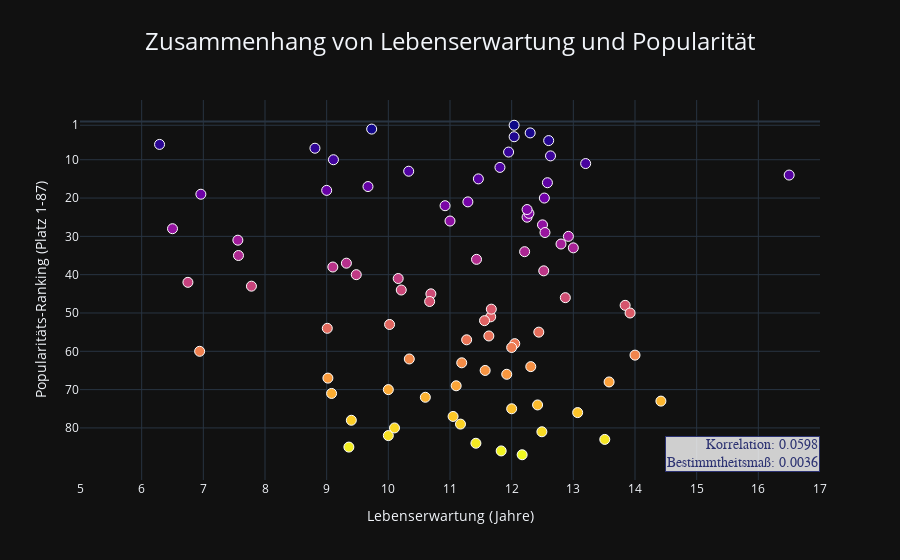

The code cell stored with this chart in its notebook:
### Code cell
fig = px.scatter(
    data,
    x='LONGEVITY(YEARS)',
    y='popularity ranking',
    hover_name='Breed_de',
    labels={"LONGEVITY(YEARS)": "Lebenserwartung (Jahre)", "popularity ranking": "Popularitäts-Ranking (Platz 1-87)"},
    title='Zusammenhang von Lebenserwartung und Popularität',
    color='popularity ranking',
    template="plotly_dark",
)

fig.update_layout(
    title_x=0.5,
    title_xanchor='center',
    title_font_size=24 
)

# Weiße Umrandung um die Marker
fig.update_traces(
    marker=dict(
        size = 10,
        line=dict(
            width=1, 
            color= 'white'
        )
    )
)


fig.update_xaxes(
    tickmode="linear",
    dtick=1,
    range=[int(data["LONGEVITY(YEARS)"].min()) - 1, int(data["LONGEVITY(YEARS)"].max()) + 1],
)

fig.update_yaxes(
    autorange='reversed',
    tickmode='array',
    dtick=10,
    tickvals=[1, 10, 20, 30, 40, 50, 60, 70, 80]
)

fig.update_coloraxes(showscale=False)

fig.add_annotation(
    text=f"Korrelation: {correlation:.4f}<br>Bestimmtheitsmaß: {bestimmtheit:.4f}",
    x=1.0,  # Position relativ zur Plot-Breite (0-1)
    y=0.02,  # Position relativ zur Plot-Höhe (0-1)
    xref="paper",
    yref="paper",
    showarrow=False,
    font=dict(
        family="Trebuchet MS",
        size=14,
        color="#2c3272"
    ),
    bgcolor="rgba(255,255,255,0.8)",  # Halbtransparenter weißer Hintergrund
    bordercolor="#2c3272",
    borderwidth=1,
    align="right",
    xanchor="right",  # Textbox wird rechts verankert
    yanchor="bottom"  # Textbox wird unten verankert
)

fig.show()

#fig.write_html('age_ranking.html')

### Figure 1 — Plotly figure (JSON) as saved in the notebook; plotly's stock layout.template omitted (floating-point values rounded to 4 significant figures)
{"data": [{"hovertemplate": "<b>%{hovertext}</b><br><br>Lebenserwartung (Jahre)=%{x}<br>Popularitäts-Ranking (Platz 1-87)=%{marker.color}<extra></extra>", "hovertext": ["Border Terrier", "Cairn Terrier", "Sibirischer Husky", "Walisischer Springer Spaniel", "Englischer Cocker Spaniel", "Cocker Spaniel", "Lhasa Apso", "Englischer Springer Spaniel", "Shetland Sheepdog", "West Highland White Terrier", "Epagneul Breton", "Deutsch Kurzhaar", "Pointer", "Tibetspaniel", "Labrador Retriever", "Bichon Frisé", "Irischer Setter", "Samojede", "Shih Tzu", "Golden Retriever", "Chesapeake Bay Retriever", "Papillon", "Gordon Setter", "Englischer Setter", "Mops", "Affenpinscher", "Zwergschnauzer", "Beagle", "Border Collie", "Australischer Terrier", "Whippet", "Boston Terrier", "Briard", "Bedlington Terrier", "Cavalier King Charles Spaniel", "Dalmatiner", "Flat-Coated Retriever", "Belgischer Schäferhund (Tervueren)", "Basset Hound", "Pudel", "Staffordshire Bullterrier", "Flandrischer Treibhund", "Pembroke Welsh Corgi", "Clumber Spaniel", "Zwergspitz (Pomeranian)", "Australian Shepherd", "Pharaonenhund", "Dandie Dinmont Terrier", "Greyhound", "Saluki", "Australischer Treibhund", "Tibet Terrier", "Norfolk Terrier", "Dackel (Teckel)", "Chihuahua", "Dobermann", "Englischer Toy Spaniel", "Neufundländer", "Basenji", "Afghanischer Windhund", "Bobtail", "Französische Bulldogge", "Berner Sennenhund", "Boxer", "Brüsseler Griffon", "Malteser", "Riesenschnauzer", "Rottweiler", "Yorkshire Terrier", "Irischer Wolfshund", "Scottish Terrier", "Bullmastiff", "Deutscher Schäferhund", "Mastiff", "Deutsche Dogge", "Kerry Blue Terrier", "Italienisches Windspiel", "Pekinese", "Rhodesian Ridgeback", "Bullterrier", "Bernhardiner", "Russischer Windhund (Borzoi)", "Alaskan Malamute", "Bluthund", "Chow-Chow", "Akita", "Englische Bulldogge"], "legendgroup": "", "marker": {"color": [61, 48, 16, 81, 51, 27, 50, 29, 20, 32, 30, 15, 74, 73, 1, 34, 56, 55, 11, 4, 40, 33, 69, 65, 26, 84, 12, 3, 39, 77, 46, 22, 79, 83, 21, 57, 67, 72, 36, 8, 58, 62, 25, 82, 17, 24, 86, 87, 85, 75, 49, 64, 76, 9, 14, 13, 80, 37, 68, 66, 63, 18, 31, 7, 59, 23, 70, 10, 5, 60, 45, 35, 2, 28, 19, 78, 53, 52, 38, 44, 43, 71, 47, 42, 54, 41, 6], "coloraxis": "coloraxis", "line": {"color": "white", "width": 1}, "size": 10, "symbol": "circle"}, "mode": "markers", "name": "", "orientation": "v", "showlegend": false, "type": "scatter", "x": [14.0, 13.84, 12.58, 12.49, 11.66, 12.5, 13.92, 12.54, 12.53, 12.8, 12.92, 11.46, 12.42, 14.42, 12.04, 12.21, 11.63, 12.44, 13.2, 12.04, 9.48, 13.0, 11.1, 11.57, 11.0, 11.42, 11.81, 12.3, 12.52, 11.05, 12.87, 10.92, 11.17, 13.51, 11.29, 11.27, 9.02, 10.6, 11.43, 11.95, 12.05, 10.34, 12.25, 10.0, 9.67, 12.28, 11.83, 12.17, 9.36, 12.0, 11.67, 12.31, 13.07, 12.63, 16.5, 10.33, 10.1, 9.32, 13.58, 11.92, 11.19, 9.0, 7.56, 8.81, 12.0, 12.25, 10.0, 9.11, 12.6, 6.94, 10.69, 7.57, 9.73, 6.5, 6.96, 9.4, 10.02, 11.56, 9.1, 10.21, 7.78, 9.08, 10.67, 6.75, 9.01, 10.16, 6.29], "xaxis": "x", "y": [61, 48, 16, 81, 51, 27, 50, 29, 20, 32, 30, 15, 74, 73, 1, 34, 56, 55, 11, 4, 40, 33, 69, 65, 26, 84, 12, 3, 39, 77, 46, 22, 79, 83, 21, 57, 67, 72, 36, 8, 58, 62, 25, 82, 17, 24, 86, 87, 85, 75, 49, 64, 76, 9, 14, 13, 80, 37, 68, 66, 63, 18, 31, 7, 59, 23, 70, 10, 5, 60, 45, 35, 2, 28, 19, 78, 53, 52, 38, 44, 43, 71, 47, 42, 54, 41, 6], "yaxis": "y"}], "layout": {"annotations": [{"align": "right", "bgcolor": "rgba(255,255,255,0.8)", "bordercolor": "#2c3272", "borderwidth": 1, "font": {"color": "#2c3272", "family": "Trebuchet MS", "size": 14}, "showarrow": false, "text": "Korrelation: 0.0598<br>Bestimmtheitsmaß: 0.0036", "x": 1, "xanchor": "right", "xref": "paper", "y": 0.02, "yanchor": "bottom", "yref": "paper"}], "coloraxis": {"colorbar": {"title": {"text": "Popularitäts-Ranking (Platz 1-87)"}}, "colorscale": [[0, "#0d0887"], [0.1111, "#46039f"], [0.2222, "#7201a8"], [0.3333, "#9c179e"], [0.4444, "#bd3786"], [0.5556, "#d8576b"], [0.6667, "#ed7953"], [0.7778, "#fb9f3a"], [0.8889, "#fdca26"], [1, "#f0f921"]], "showscale": false}, "legend": {"tracegroupgap": 0}, "title": {"font": {"size": 24}, "text": "Zusammenhang von Lebenserwartung und Popularität", "x": 0.5, "xanchor": "center"}, "xaxis": {"anchor": "y", "domain": [0, 1], "dtick": 1, "range": [5, 17], "tickmode": "linear", "title": {"text": "Lebenserwartung (Jahre)"}}, "yaxis": {"anchor": "x", "autorange": "reversed", "domain": [0, 1], "dtick": 10, "tickmode": "array", "tickvals": [1, 10, 20, 30, 40, 50, 60, 70, 80], "title": {"text": "Popularitäts-Ranking (Platz 1-87)"}}}}
